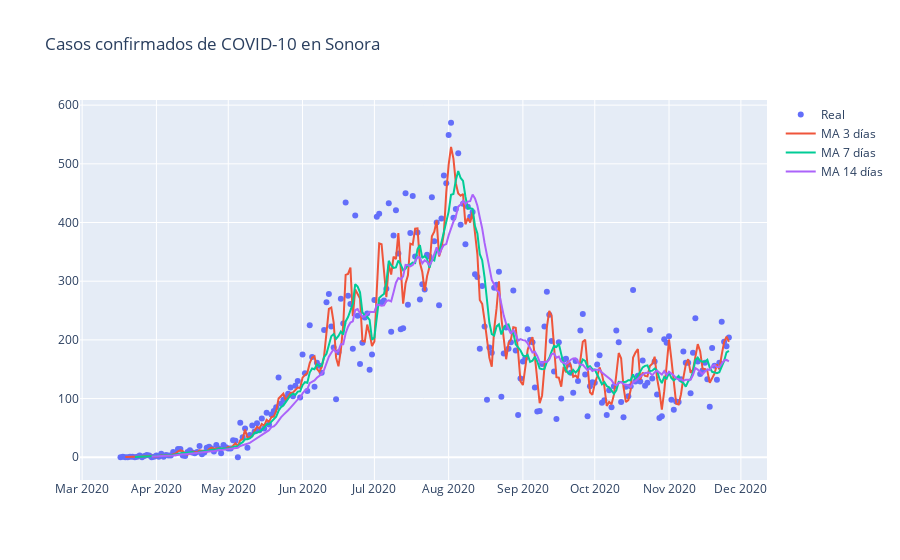

Notebook code cell kept with this figure:
### Markdown cell above
### Suavizado por medias moviles

El suavizado por media movil utiliza una ventana de tiempo en los datos para suavizar. La ventana de tiempo debe de tener sentido para los datos, pero se puede jugar con ella. 

Para esto se usa el método `rolling` el cual se puede usar con otros tipos de funciones.

### Code cell
confirmados["ma 3"] = confirmados.CASOS.rolling(window=3).mean()
confirmados["ma 7"] = confirmados.CASOS.rolling(window=7).mean()
confirmados["ma 14"] = confirmados.CASOS.rolling(window=14).mean()

fig = go.Figure(
).add_scatter(
    x=confirmados.index,
    y=confirmados["CASOS"],
    mode='markers',
    name="Real"
).add_scatter(
    x=confirmados.index,
    y=confirmados["ma 3"],
    hovertemplate="%{y:.1f}",
    name="MA 3 días"
).add_scatter(
    x=confirmados.index,    
    y=confirmados["ma 7"],
    hovertemplate="%{y:.1f}",
    name="MA 7 días"
).add_scatter(
    x=confirmados.index,
    y=confirmados["ma 14"],
    hovertemplate="%{y:.1f}",
    name="MA 14 días"
).update_layout(
    title='Casos confirmados de COVID-10 en Sonora',
    hovermode="x unified"
).show()

### Figure 1 — Plotly figure (JSON) as saved in the notebook; plotly's stock layout.template omitted (floating-point values rounded to 4 significant figures; data arrays with more than 128 entries replaced by an {"elided": "..."} marker saying what was removed)
{"data": [{"mode": "markers", "name": "Real", "type": "scatter", "x": {"elided": "256 str values"}, "y": {"elided": "256 int values"}}, {"hovertemplate": "%{y:.1f}", "name": "MA 3 días", "type": "scatter", "x": {"elided": "256 str values"}, "y": {"elided": "256 float values"}}, {"hovertemplate": "%{y:.1f}", "name": "MA 7 días", "type": "scatter", "x": {"elided": "256 str values"}, "y": {"elided": "256 float values"}}, {"hovertemplate": "%{y:.1f}", "name": "MA 14 días", "type": "scatter", "x": {"elided": "256 str values"}, "y": {"elided": "256 float values"}}], "layout": {"hovermode": "x unified", "title": {"text": "Casos confirmados de COVID-10 en Sonora"}}}
